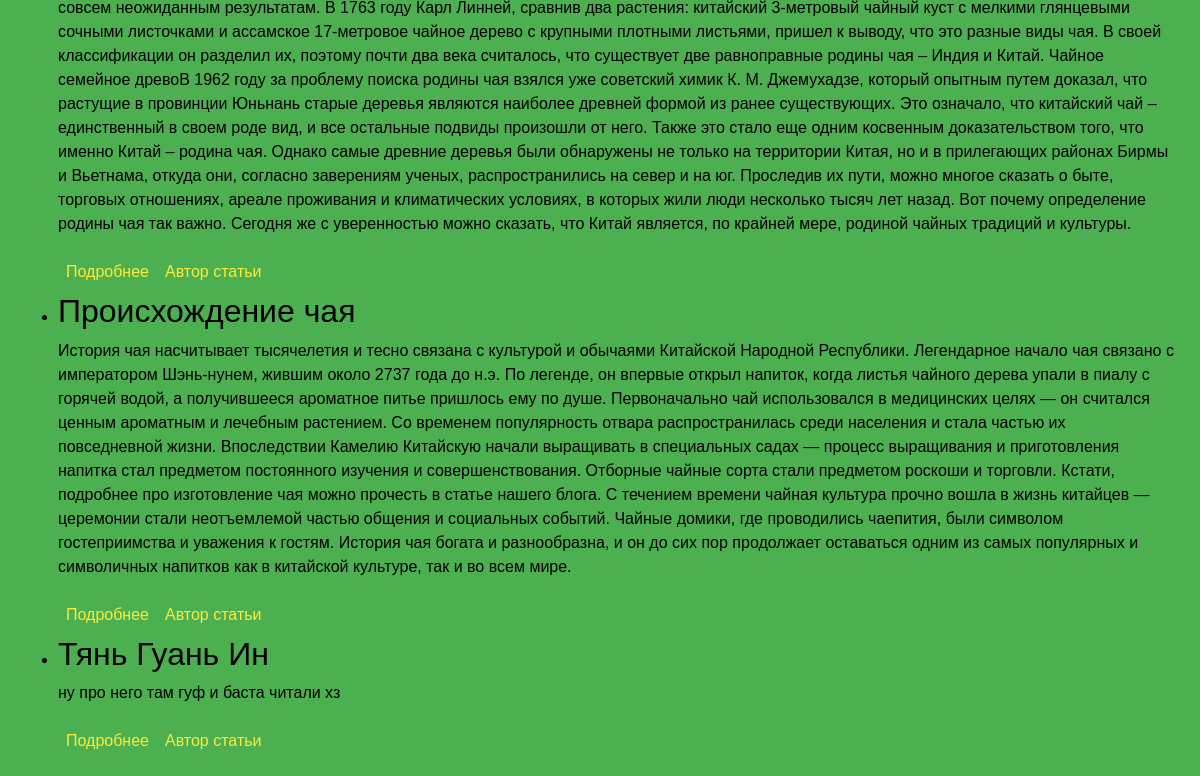
The app's page / (lower part), older data.
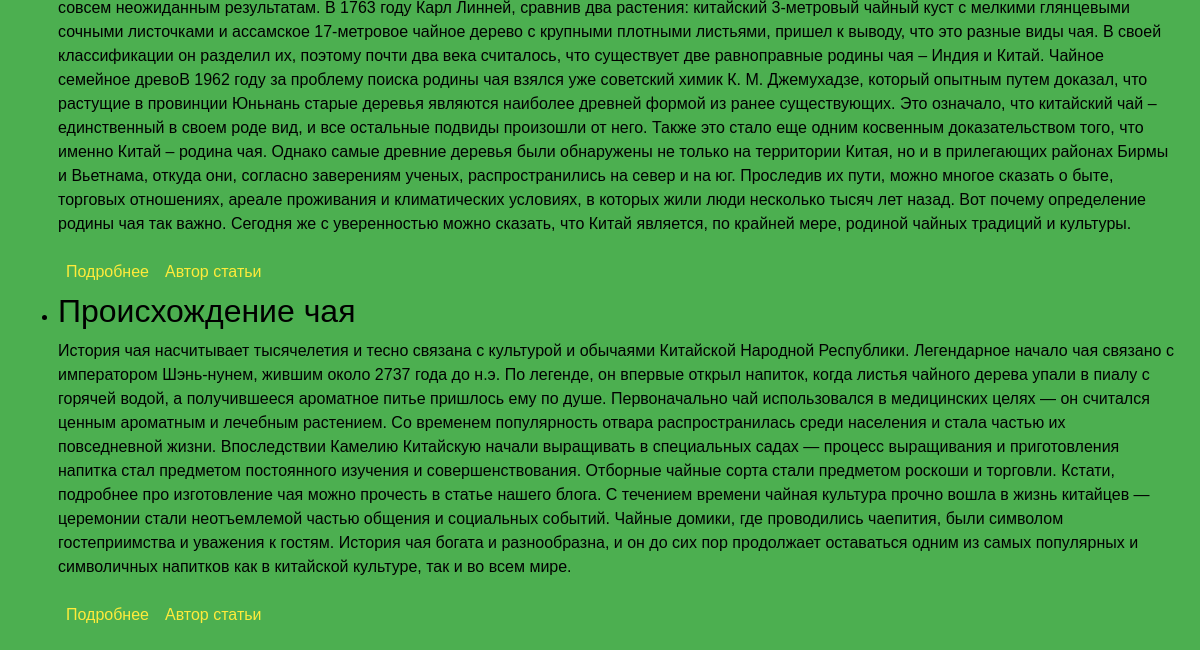
The same page, newer data.
### mem/models.py (models this page shows, shortened)
class Article(models.Model):
    title = models.CharField(max_length=200, verbose_name='Заголовок')
    content = models.TextField(verbose_name='Содержание', null=False)
    image = models.ImageField(
        upload_to="home_images/",
        null=True,
        blank=True,
        verbose_name="Картинка",
    )
    author = models.ForeignKey(MyUser, null=True, on_delete=models.SET_NULL)
    class Meta:
        verbose_name = 'Статья'
        verbose_name_plural = 'Статьи'

### mem/views.py (the view)
# urls.py: path("", IndexView.as_view(), name="index"),
class IndexView(TemplateView):
    template_name = "mem/index.html"
    def get(self, request, *args, **kwargs):
        posts = models.Article.objects.all()
        context = self.get_context_data()
        context.update(posts=posts, **kwargs)
        return self.render_to_response(context)

### templates/mem/index.html (shortened to what this page needs)
{% include 'base.html' %}
<body>
{% block content %}
  <ul>
    {% for post in posts %}
        <div class="container">
          <li>
            <h2>{{ post.title }}</h2>
            <p>{{ post.content }}</p>
            <div class="d-flex align-items-center justify-content-left">
              <p class="m-2"><a href="{% url 'mem:detail' post.id %}">Подробнее</a></p>
              <p class="m-2"><a href="{% url 'user:detail' post.author.id %}">Автор статьи</a></p>
            </div>
          </li>
        </div>
    {% endfor %}
  </ul>
{% endblock %}
</body>

Row changes from the older to the newer data that the page shows:
removed Article: title "Тянь Гуань Ин", content "ну про него там гуф и баста читали хз"
